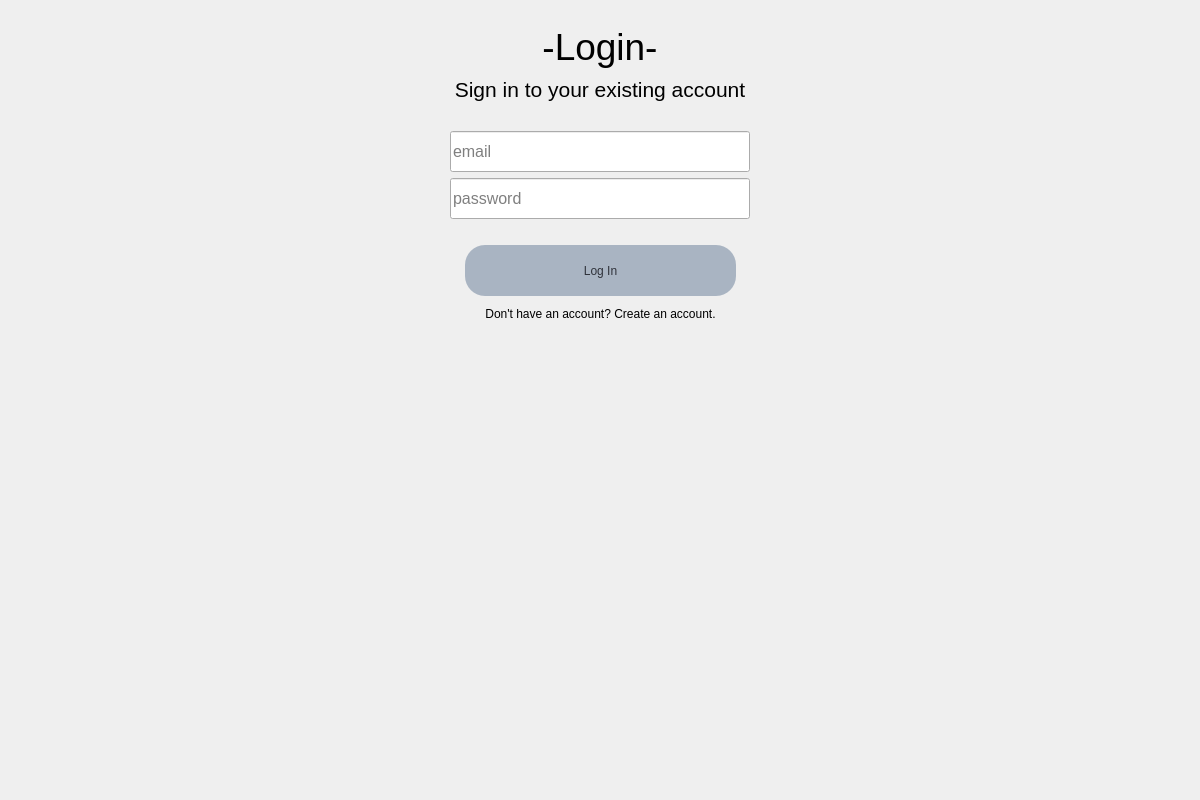
<?xml version="1.0" encoding="UTF-8"?>
<ui version="4.0">
 <class>Dialog</class>
 <widget class="QDialog" name="Dialog">
  <property name="geometry">
   <rect>
    <x>0</x>
    <y>0</y>
    <width>1200</width>
    <height>800</height>
   </rect>
  </property>
  <property name="windowTitle">
   <string>Dialog</string>
  </property>
  <property name="styleSheet">
   <string notr="true"/>
  </property>
  <layout class="QHBoxLayout" name="horizontalLayout">
   <item>
    <layout class="QVBoxLayout" name="verticalLayout_2">
     <item>
      <spacer name="verticalSpacer_5">
       <property name="orientation">
        <enum>Qt::Vertical</enum>
       </property>
       <property name="sizeType">
        <enum>QSizePolicy::Fixed</enum>
       </property>
       <property name="sizeHint" stdset="0">
        <size>
         <width>20</width>
         <height>15</height>
        </size>
       </property>
      </spacer>
     </item>
     <item>
      <widget class="QLabel" name="label">
       <property name="sizePolicy">
        <sizepolicy hsizetype="Preferred" vsizetype="Minimum">
         <horstretch>0</horstretch>
         <verstretch>0</verstretch>
        </sizepolicy>
       </property>
       <property name="minimumSize">
        <size>
         <width>0</width>
         <height>0</height>
        </size>
       </property>
       <property name="font">
        <font>
         <family>MS Shell Dlg 2</family>
         <pointsize>28</pointsize>
         <weight>50</weight>
         <italic>false</italic>
         <bold>false</bold>
         <underline>false</underline>
        </font>
       </property>
       <property name="styleSheet">
        <string notr="true">font: 28pt</string>
       </property>
       <property name="text">
        <string>-Login-</string>
       </property>
       <property name="alignment">
        <set>Qt::AlignCenter</set>
       </property>
      </widget>
     </item>
     <item>
      <widget class="QLabel" name="label_3">
       <property name="minimumSize">
        <size>
         <width>0</width>
         <height>31</height>
        </size>
       </property>
       <property name="styleSheet">
        <string notr="true">font: 16pt</string>
       </property>
       <property name="text">
        <string>Sign in to your existing account</string>
       </property>
       <property name="alignment">
        <set>Qt::AlignCenter</set>
       </property>
      </widget>
     </item>
     <item>
      <spacer name="verticalSpacer_4">
       <property name="orientation">
        <enum>Qt::Vertical</enum>
       </property>
       <property name="sizeType">
        <enum>QSizePolicy::Fixed</enum>
       </property>
       <property name="sizeHint" stdset="0">
        <size>
         <width>20</width>
         <height>20</height>
        </size>
       </property>
      </spacer>
     </item>
     <item>
      <layout class="QHBoxLayout" name="horizontalLayout_2">
       <item>
        <spacer name="horizontalSpacer">
         <property name="orientation">
          <enum>Qt::Horizontal</enum>
         </property>
         <property name="sizeHint" stdset="0">
          <size>
           <width>40</width>
           <height>20</height>
          </size>
         </property>
        </spacer>
       </item>
       <item>
        <widget class="QLineEdit" name="emailfield">
         <property name="sizePolicy">
          <sizepolicy hsizetype="Minimum" vsizetype="Fixed">
           <horstretch>0</horstretch>
           <verstretch>0</verstretch>
          </sizepolicy>
         </property>
         <property name="minimumSize">
          <size>
           <width>300</width>
           <height>41</height>
          </size>
         </property>
         <property name="baseSize">
          <size>
           <width>271</width>
           <height>41</height>
          </size>
         </property>
         <property name="font">
          <font>
           <pointsize>12</pointsize>
          </font>
         </property>
         <property name="placeholderText">
          <string>email</string>
         </property>
        </widget>
       </item>
       <item>
        <spacer name="horizontalSpacer_2">
         <property name="orientation">
          <enum>Qt::Horizontal</enum>
         </property>
         <property name="sizeHint" stdset="0">
          <size>
           <width>40</width>
           <height>20</height>
          </size>
         </property>
        </spacer>
       </item>
      </layout>
     </item>
     <item>
      <layout class="QHBoxLayout" name="horizontalLayout_3">
       <item>
        <spacer name="horizontalSpacer_4">
         <property name="orientation">
          <enum>Qt::Horizontal</enum>
         </property>
         <property name="sizeHint" stdset="0">
          <size>
           <width>40</width>
           <height>20</height>
          </size>
         </property>
        </spacer>
       </item>
       <item>
        <widget class="QLineEdit" name="passwordfield">
         <property name="sizePolicy">
          <sizepolicy hsizetype="Minimum" vsizetype="Fixed">
           <horstretch>0</horstretch>
           <verstretch>0</verstretch>
          </sizepolicy>
         </property>
         <property name="minimumSize">
          <size>
           <width>300</width>
           <height>41</height>
          </size>
         </property>
         <property name="font">
          <font>
           <pointsize>12</pointsize>
          </font>
         </property>
         <property name="placeholderText">
          <string>password</string>
         </property>
        </widget>
       </item>
       <item>
        <spacer name="horizontalSpacer_3">
         <property name="orientation">
          <enum>Qt::Horizontal</enum>
         </property>
         <property name="sizeHint" stdset="0">
          <size>
           <width>40</width>
           <height>20</height>
          </size>
         </property>
        </spacer>
       </item>
      </layout>
     </item>
     <item>
      <widget class="QLabel" name="error">
       <property name="styleSheet">
        <string notr="true">font: 12pt &quot;MS Shell Dlg 2&quot;;color:red;</string>
       </property>
       <property name="text">
        <string/>
       </property>
       <property name="alignment">
        <set>Qt::AlignCenter</set>
       </property>
      </widget>
     </item>
     <item>
      <layout class="QHBoxLayout" name="horizontalLayout_4">
       <item>
        <spacer name="horizontalSpacer_5">
         <property name="orientation">
          <enum>Qt::Horizontal</enum>
         </property>
         <property name="sizeHint" stdset="0">
          <size>
           <width>40</width>
           <height>20</height>
          </size>
         </property>
        </spacer>
       </item>
       <item>
        <widget class="QPushButton" name="login">
         <property name="minimumSize">
          <size>
           <width>271</width>
           <height>51</height>
          </size>
         </property>
         <property name="styleSheet">
          <string notr="true">border-radius:20px;background-color:rgb(169, 180, 194);
font: 16pt &quot;MS Shell Dlg 2&quot;;color:rgb(47, 50, 58)</string>
         </property>
         <property name="text">
          <string>Log In</string>
         </property>
        </widget>
       </item>
       <item>
        <spacer name="horizontalSpacer_6">
         <property name="orientation">
          <enum>Qt::Horizontal</enum>
         </property>
         <property name="sizeHint" stdset="0">
          <size>
           <width>40</width>
           <height>20</height>
          </size>
         </property>
        </spacer>
       </item>
      </layout>
     </item>
     <item>
      <layout class="QHBoxLayout" name="horizontalLayout_5">
       <item>
        <spacer name="horizontalSpacer_8">
         <property name="orientation">
          <enum>Qt::Horizontal</enum>
         </property>
         <property name="sizeHint" stdset="0">
          <size>
           <width>40</width>
           <height>20</height>
          </size>
         </property>
        </spacer>
       </item>
       <item>
        <widget class="QPushButton" name="createaccount">
         <property name="minimumSize">
          <size>
           <width>261</width>
           <height>23</height>
          </size>
         </property>
         <property name="autoFillBackground">
          <bool>false</bool>
         </property>
         <property name="styleSheet">
          <string notr="true">border : 0;
background: transparent;
</string>
         </property>
         <property name="text">
          <string>Don't have an account? Create an account.</string>
         </property>
        </widget>
       </item>
       <item>
        <spacer name="horizontalSpacer_7">
         <property name="orientation">
          <enum>Qt::Horizontal</enum>
         </property>
         <property name="sizeHint" stdset="0">
          <size>
           <width>40</width>
           <height>20</height>
          </size>
         </property>
        </spacer>
       </item>
      </layout>
     </item>
     <item>
      <spacer name="verticalSpacer_2">
       <property name="orientation">
        <enum>Qt::Vertical</enum>
       </property>
       <property name="sizeHint" stdset="0">
        <size>
         <width>20</width>
         <height>40</height>
        </size>
       </property>
      </spacer>
     </item>
    </layout>
   </item>
  </layout>
 </widget>
 <resources/>
 <connections/>
</ui>
